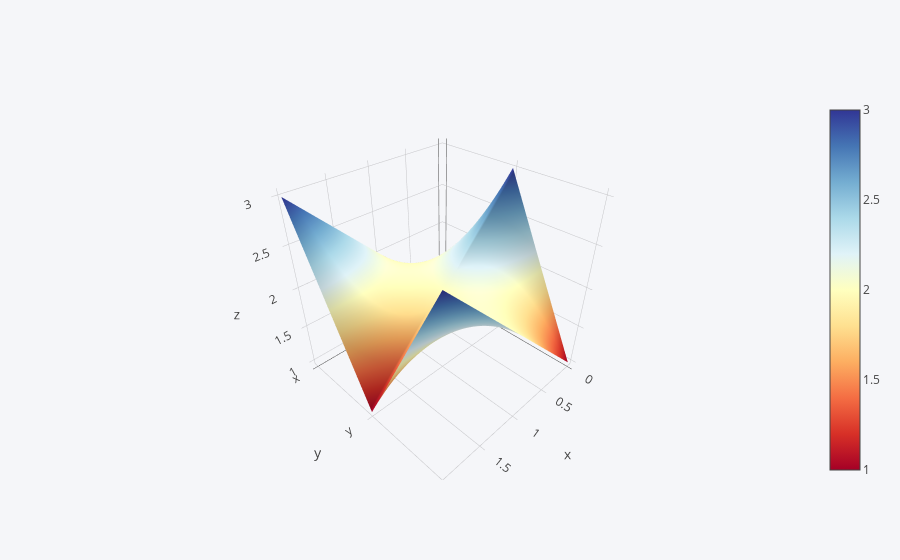

Here is the notebook cell this chart was saved with:
### Markdown cell above
## `kind='surface'`

### Code cell
df3 = pd.DataFrame({'x':[1, 2, 3],
                    'y':[3, 2, 1],
                    'z':[1, 2, 3]})
df3.iplot(kind='surface', colorscale='rdylbu')

### Figure 1 — Plotly figure (JSON) as saved in the notebook; plotly's stock layout.template omitted (floating-point values rounded to 4 significant figures)
{"data": [{"colorscale": [[0, "rgb(165,0,38)"], [0.1, "rgb(215,48,39)"], [0.2, "rgb(244,109,67)"], [0.3, "rgb(253,174,97)"], [0.4, "rgb(254,224,144)"], [0.5, "rgb(255,255,191)"], [0.6, "rgb(224,243,248)"], [0.7, "rgb(171,217,233)"], [0.8, "rgb(116,173,209)"], [0.9, "rgb(69,117,180)"], [1, "rgb(49,54,149)"]], "type": "surface", "x": [0, 1, 2], "y": ["x", "y", "z"], "z": [[1, 2, 3], [3, 2, 1], [1, 2, 3]]}], "layout": {"legend": {"bgcolor": "#F5F6F9", "font": {"color": "#4D5663"}}, "paper_bgcolor": "#F5F6F9", "plot_bgcolor": "#F5F6F9", "titlefont": {"color": "#4D5663"}, "xaxis1": {"gridcolor": "#E1E5ED", "showgrid": true, "tickfont": {"color": "#4D5663"}, "title": "", "titlefont": {"color": "#4D5663"}, "zerolinecolor": "#E1E5ED"}, "yaxis1": {"gridcolor": "#E1E5ED", "showgrid": true, "tickfont": {"color": "#4D5663"}, "title": "", "titlefont": {"color": "#4D5663"}, "zerolinecolor": "#E1E5ED"}}}
